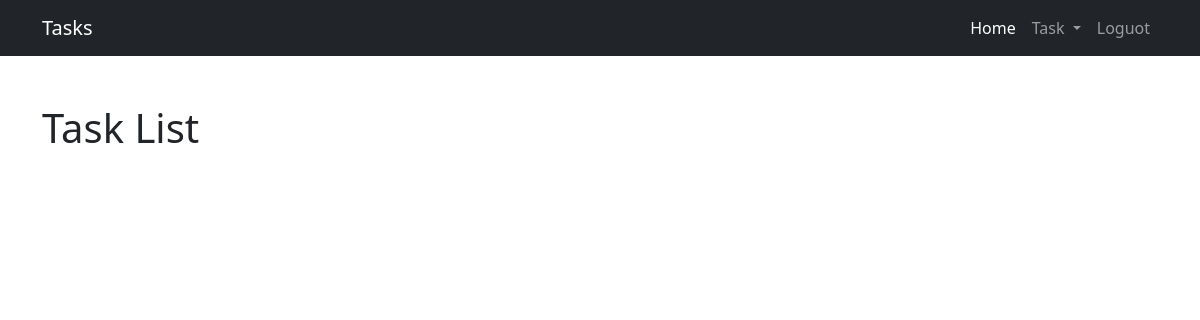
Before: /task (signed in) with the older database file.
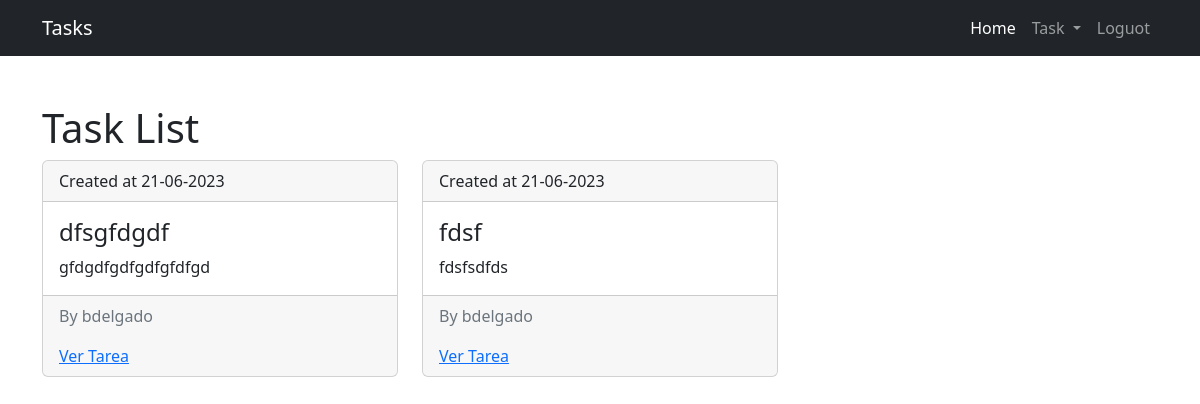
After: the same page with the newer database file.
### task/models.py (models this page shows, shortened)
class Task(models.Model):
    title = models.CharField(max_length=200)
    description = models.TextField()
    created_at = models.DateTimeField(auto_now_add=True)
    datecompleted = models.DateTimeField(null=True, blank=True)
    importtant = models.BooleanField(default=False)
    user = models.ForeignKey(User, on_delete=models.CASCADE)
    class Meta:
        db_table = "task"

### task/views.py (the view)
# urls.py: path("task", views.task_page, name="task"),
def task_page(request):
    if request.user.is_authenticated:
        tasks = Task.objects.filter(user=request.user,datecompleted__isnull=True).order_by(
            "-datecompleted"
        )
        return render(request, "pages/task.html", {"tasks": tasks})
    else:
        return render(request, "pages/task.html")

### task/templates/pages/task.html
{% extends 'base.html' %} {% block content %}
<h1>Task List</h1>
<div class="row">
  {% if user.is_authenticated %} {% for task in tasks %}
  <div class="col-md-4 mb-4">
    <div class="card">
      <div class="card-header">
        Created at {{task.created_at| date:"d-m-Y" }}
      </div>
      <div class="card-body">
        <h4 class="card-title">
          {% if task.importtant %}
          <h4 class="text-info"><strong>{{ task.title }}</strong></h4>
          {% else %}
          {{ task.title }}
          {% endif %}
        </h4>
        <p class="card-text">{{ task.description }}</p>
      </div>
      <div class="card-footer text-muted">
        <p>By {{ task.user.username }}</p>
        <a href="{% url 'task_detail' task.id  %}">Ver Tarea</a>
      </div>
    </div>
  </div>
  {% endfor %} {% else %}
  <div class="col-md-6">
    <h3>Debes Iniciar Session para ver tus tareas</h3>
    <a class="btn btn-primary" href="{% url 'login' %}">Iniciar Session</a>
  </div>
  {% endif %}
</div>
{% endblock content %}

### task/templates/base.html (shortened to what this page needs)
{% load static %}
<!doctype html>
<html lang="en">
<head>
  <link href="https://cdn.jsdelivr.net/npm/bootstrap@5.2.1/dist/css/bootstrap.min.css" rel="stylesheet"
>
    <link rel="stylesheet" href="{% static 'css/styles.css' %}">
<link rel="stylesheet" href="sweetalert2.min.css">
</head>
<body>
  <header>
    {% include 'partials/navbar.html' %}
  </header>
  <main class="container mt-5">
    {% block content %}
    {% endblock content %}
  </main>
</body>
</html>

### task/templates/partials/navbar.html (shortened to what this page needs)
<nav class="navbar navbar-expand-md navbar-dark bg-dark">
  <div class="container">
    <a class="navbar-brand" href="#">Tasks</a>
    <div class="collapse navbar-collapse" id="collapsibleNavId">
      <ul class="navbar-nav ms-auto mt-2 mt-lg-0">
        <li class="nav-item">
          <a class="nav-link active" href="{% url 'home' %}" aria-current="page">Home </a>
        </li>
        {% if user.is_authenticated %}
        <ul class="navbar-nav">
          <li class="nav-item dropdown">
            <a class="nav-link dropdown-toggle" href="#" id="navbarDarkDropdownMenuLink" role="button"
              data-bs-toggle="dropdown" aria-expanded="false">
              Task
            </a>
          </li>
        </ul>
        <li class="nav-item">
          <a class="nav-link" href="{% url 'logout' %}">Loguot</a>
        </li>
        {% endif %}
      </ul>
    </div>
  </div>
</nav>

Changed rows visible on the page:
added Task: created_at "21-06-2023", title "dfsgfdgdf", description "gfdgdfgdfgdfgfdfgd", user.username "bdelgado"
added Task: created_at "21-06-2023", title "fdsf", description "fdsfsdfds", user.username "bdelgado"
